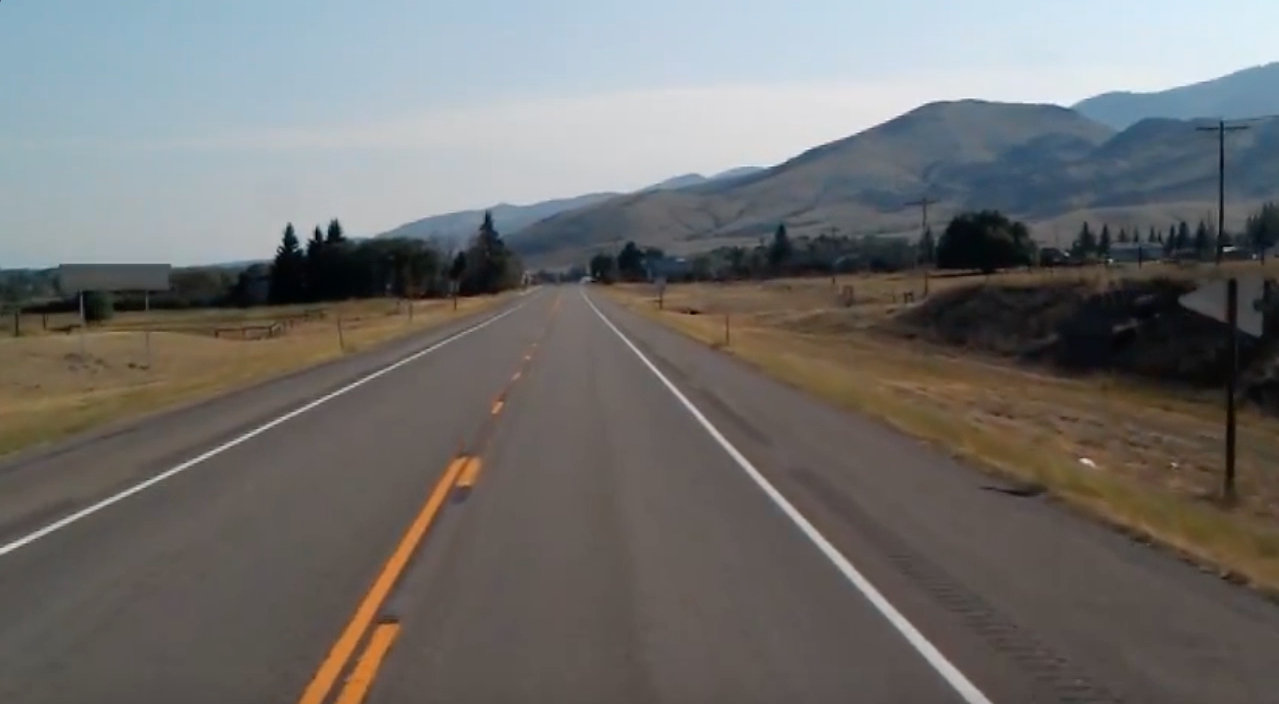
#> input picture source/test_image.jpg, 1279 x 704 px
$ python -i lanes.py   (imports and definitions only)
#> lines starting #> are read from the running program, lines starting #| are printed output that depends on the picture
#> further down, picture is the input picture: shape (704, 1279, 3); mean B, G, R 109.7, 111.3, 112.3
import cv2
import numpy as np
import os
import sys

# [39 lines left out: functions make_coordinates, averaged_slope_intercept, not called in this run]

def canny(image):
    gray = cv2.cvtColor(image, cv2.COLOR_BGR2GRAY)
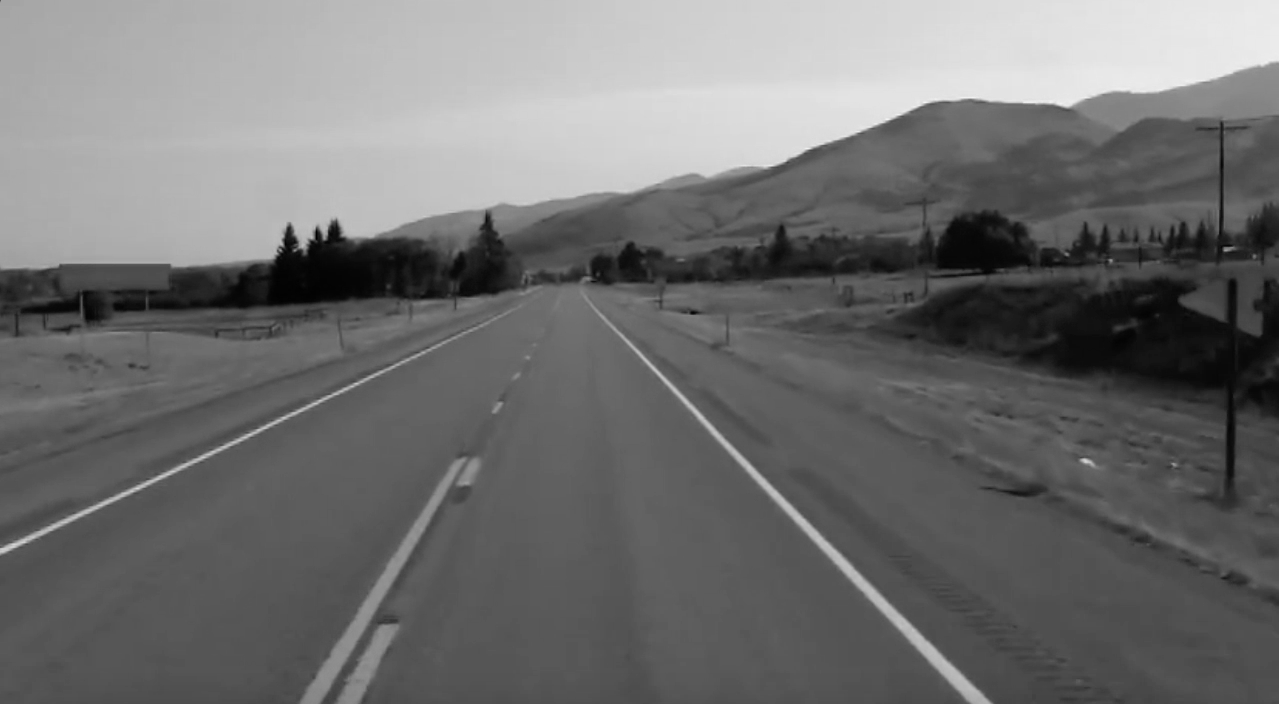
#> gray: shape (704, 1279); min 0, max 244, mean 111.4
    blur = cv2.GaussianBlur(gray, (5, 5), 0)
    canny = cv2.Canny(blur, 50, 150)
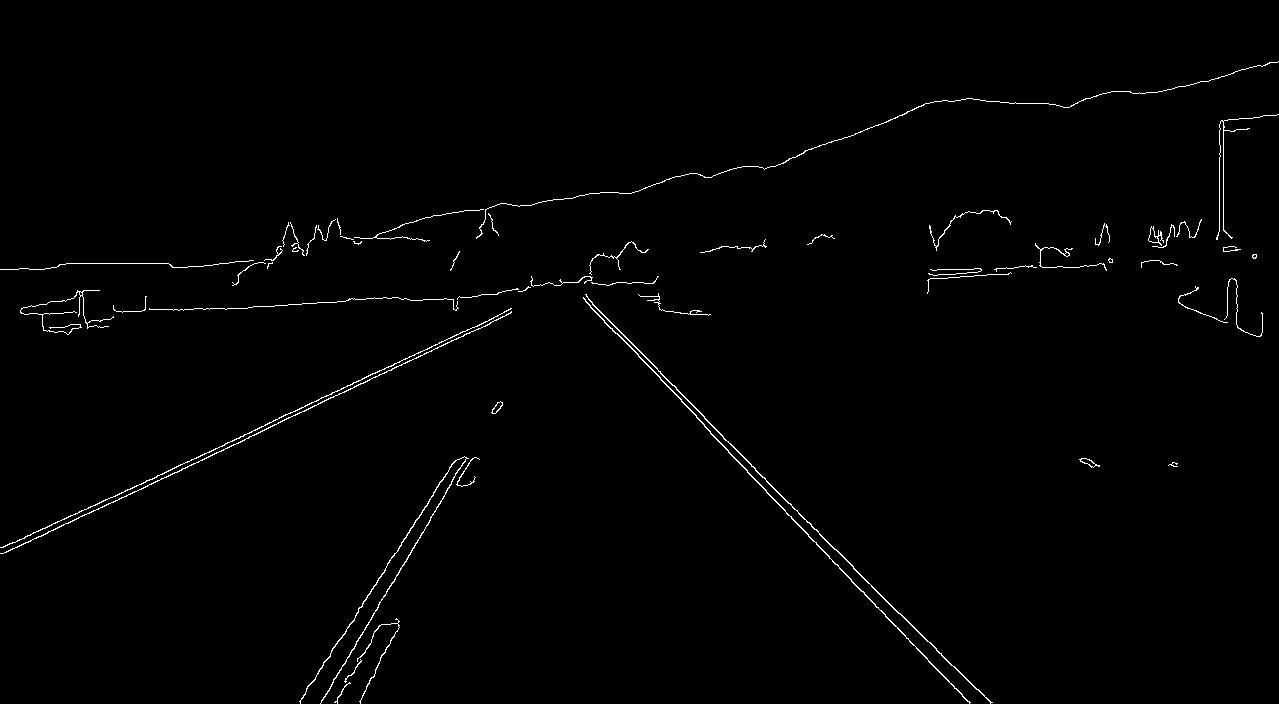
#> canny: shape (704, 1279); 0.98% white in thin lines or dots
    return canny

# [18 lines left out: functions display_lines, region_of_interest, not called in this run]


def get_camera():
    return cv2.VideoCapture(0, cv2.CAP_DSHOW)


# [122 lines left out: functions analyze_image, analyze_video, capture_video_from_camera, check_camera, save_video_file, main, not called in this run]

# run main
# [1 line not run here, left out]

>>> import cv2
>>> picture = cv2.imread('test_image.jpg')
>>> result = canny(picture)
